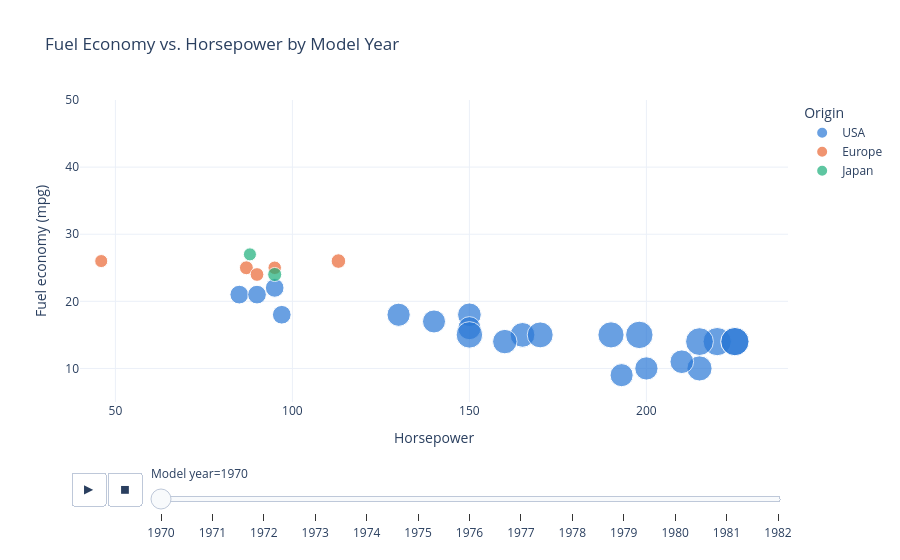

Notebook source saved alongside this figure:
### Markdown cell above
## Plot 2: Animated bubble chart

- **Target:** `target-plots/plot-2_python_animated-scatter.html`
- **You will practice:** bubble sizes, animation with a play button and slider

**What to reproduce**

- `horsepower` on the x axis, `mpg` on the y axis, colored by origin
- Bubble **size** set by `displacement`
- One animation frame per `model_year`, with a play button and slider
- Axes stay fixed while it plays: x from 40 to 240, y from 5 to 50

**Hints**

- New arguments for `px.scatter()`: `size="displacement"`, `animation_frame="model_year"`
- Fix the axes with `range_x=[40, 240]` and `range_y=[5, 50]`. Try leaving them out and pressing play to see why they matter
- Keep `hover_name="name"` from Plot 1
- Docs: [Animations](https://plotly.com/python/animations/)

### Code cell
# Plot 2: your code here

fig2 = px.scatter(cars, x = "horsepower", y = "mpg",
                 range_x=[40,240],
                 range_y=[5,50],
                 color = "origin",
                 size = "displacement",
                 hover_name = "name",
                 animation_frame= "model_year",
                 color_discrete_map=ORIGIN_COLORS,
                 category_orders={"origin": ORIGIN_ORDER},
                 labels=LABELS,
                 template="plotly_white",
                 title = "Fuel Economy vs. Horsepower by Model Year",
                 )

fig2.show()

### Figure 1 — Plotly figure (JSON) as saved in the notebook; plotly's stock layout.template omitted (floating-point values rounded to 4 significant figures)
{"data": [{"hovertemplate": "<b>%{hovertext}</b><br><br>Origin=USA<br>Model year=1970<br>Horsepower=%{x}<br>Fuel economy (mpg)=%{y}<br>Displacement (cu in)=%{marker.size}<extra></extra>", "hovertext": ["Chevrolet Chevelle Malibu", "Buick Skylark 320", "Plymouth Satellite", "Amc Rebel Sst", "Ford Torino", "Ford Galaxie 500", "Chevrolet Impala", "Plymouth Fury Iii", "Pontiac Catalina", "Amc Ambassador Dpl", "Dodge Challenger Se", "Plymouth 'Cuda 340", "Chevrolet Monte Carlo", "Buick Estate Wagon (Sw)", "Plymouth Duster", "Amc Hornet", "Ford Maverick", "Amc Gremlin", "Ford F250", "Chevy C20", "Dodge D200", "Hi 1200D"], "legendgroup": "USA", "marker": {"color": "#2a78d6", "size": [307.0, 350.0, 318.0, 304.0, 302.0, 429.0, 454.0, 440.0, 455.0, 390.0, 383.0, 340.0, 400.0, 455.0, 198.0, 199.0, 200.0, 199.0, 360.0, 307.0, 318.0, 304.0], "sizemode": "area", "sizeref": 1.137, "symbol": "circle"}, "mode": "markers", "name": "USA", "orientation": "v", "showlegend": true, "type": "scatter", "x": [130, 165, 150, 150, 140, 198, 220, 215, 225, 190, 170, 160, 150, 225, 95, 97, 85, 90, 215, 200, 210, 193], "xaxis": "x", "y": [18.0, 15.0, 18.0, 16.0, 17.0, 15.0, 14.0, 14.0, 14.0, 15.0, 15.0, 14.0, 15.0, 14.0, 22.0, 18.0, 21.0, 21.0, 10.0, 10.0, 11.0, 9.0], "yaxis": "y"}, {"hovertemplate": "<b>%{hovertext}</b><br><br>Origin=Europe<br>Model year=1970<br>Horsepower=%{x}<br>Fuel economy (mpg)=%{y}<br>Displacement (cu in)=%{marker.size}<extra></extra>", "hovertext": ["Volkswagen 1131 Deluxe Sedan", "Peugeot 504", "Audi 100 Ls", "Saab 99E", "Bmw 2002"], "legendgroup": "Europe", "marker": {"color": "#eb6834", "size": [97.0, 110.0, 107.0, 104.0, 121.0], "sizemode": "area", "sizeref": 1.137, "symbol": "circle"}, "mode": "markers", "name": "Europe", "orientation": "v", "showlegend": true, "type": "scatter", "x": [46, 87, 90, 95, 113], "xaxis": "x", "y": [26.0, 25.0, 24.0, 25.0, 26.0], "yaxis": "y"}, {"hovertemplate": "<b>%{hovertext}</b><br><br>Origin=Japan<br>Model year=1970<br>Horsepower=%{x}<br>Fuel economy (mpg)=%{y}<br>Displacement (cu in)=%{marker.size}<extra></extra>", "hovertext": ["Toyota Corona Mark Ii", "Datsun Pl510"], "legendgroup": "Japan", "marker": {"color": "#1baf7a", "size": [113.0, 97.0], "sizemode": "area", "sizeref": 1.137, "symbol": "circle"}, "mode": "markers", "name": "Japan", "orientation": "v", "showlegend": true, "type": "scatter", "x": [95, 88], "xaxis": "x", "y": [24.0, 27.0], "yaxis": "y"}], "layout": {"legend": {"itemsizing": "constant", "title": {"text": "Origin"}, "tracegroupgap": 0}, "sliders": [{"active": 0, "currentvalue": {"prefix": "Model year="}, "len": 0.9, "pad": {"b": 10, "t": 60}, "steps": [{"args": [["1970"], {"frame": {"duration": 0, "redraw": false}, "fromcurrent": true, "mode": "immediate", "transition": {"duration": 0, "easing": "linear"}}], "label": "1970", "method": "animate"}, {"args": [["1971"], {"frame": {"duration": 0, "redraw": false}, "fromcurrent": true, "mode": "immediate", "transition": {"duration": 0, "easing": "linear"}}], "label": "1971", "method": "animate"}, {"args": [["1972"], {"frame": {"duration": 0, "redraw": false}, "fromcurrent": true, "mode": "immediate", "transition": {"duration": 0, "easing": "linear"}}], "label": "1972", "method": "animate"}, {"args": [["1973"], {"frame": {"duration": 0, "redraw": false}, "fromcurrent": true, "mode": "immediate", "transition": {"duration": 0, "easing": "linear"}}], "label": "1973", "method": "animate"}, {"args": [["1974"], {"frame": {"duration": 0, "redraw": false}, "fromcurrent": true, "mode": "immediate", "transition": {"duration": 0, "easing": "linear"}}], "label": "1974", "method": "animate"}, {"args": [["1975"], {"frame": {"duration": 0, "redraw": false}, "fromcurrent": true, "mode": "immediate", "transition": {"duration": 0, "easing": "linear"}}], "label": "1975", "method": "animate"}, {"args": [["1976"], {"frame": {"duration": 0, "redraw": false}, "fromcurrent": true, "mode": "immediate", "transition": {"duration": 0, "easing": "linear"}}], "label": "1976", "method": "animate"}, {"args": [["1977"], {"frame": {"duration": 0, "redraw": false}, "fromcurrent": true, "mode": "immediate", "transition": {"duration": 0, "easing": "linear"}}], "label": "1977", "method": "animate"}, {"args": [["1978"], {"frame": {"duration": 0, "redraw": false}, "fromcurrent": true, "mode": "immediate", "transition": {"duration": 0, "easing": "linear"}}], "label": "1978", "method": "animate"}, {"args": [["1979"], {"frame": {"duration": 0, "redraw": false}, "fromcurrent": true, "mode": "immediate", "transition": {"duration": 0, "easing": "linear"}}], "label": "1979", "method": "animate"}, {"args": [["1980"], {"frame": {"duration": 0, "redraw": false}, "fromcurrent": true, "mode": "immediate", "transition": {"duration": 0, "easing": "linear"}}], "label": "1980", "method": "animate"}, {"args": [["1981"], {"frame": {"duration": 0, "redraw": false}, "fromcurrent": true, "mode": "immediate", "transition": {"duration": 0, "easing": "linear"}}], "label": "1981", "method": "animate"}, {"args": [["1982"], {"frame": {"duration": 0, "redraw": false}, "fromcurrent": true, "mode": "immediate", "transition": {"duration": 0, "easing": "linear"}}], "label": "1982", "method": "animate"}], "x": 0.1, "xanchor": "left", "y": 0, "yanchor": "top"}], "title": {"text": "Fuel Economy vs. Horsepower by Model Year"}, "updatemenus": [{"buttons": [{"args": [null, {"frame": {"duration": 500, "redraw": false}, "fromcurrent": true, "mode": "immediate", "transition": {"duration": 500, "easing": "linear"}}], "label": "&#9654;", "method": "animate"}, {"args": [[null], {"frame": {"duration": 0, "redraw": false}, "fromcurrent": true, "mode": "immediate", "transition": {"duration": 0, "easing": "linear"}}], "label": "&#9724;", "method": "animate"}], "direction": "left", "pad": {"r": 10, "t": 70}, "showactive": false, "type": "buttons", "x": 0.1, "xanchor": "right", "y": 0, "yanchor": "top"}], "xaxis": {"anchor": "y", "domain": [0, 1], "range": [40, 240], "title": {"text": "Horsepower"}}, "yaxis": {"anchor": "x", "domain": [0, 1], "range": [5, 50], "title": {"text": "Fuel economy (mpg)"}}}}
